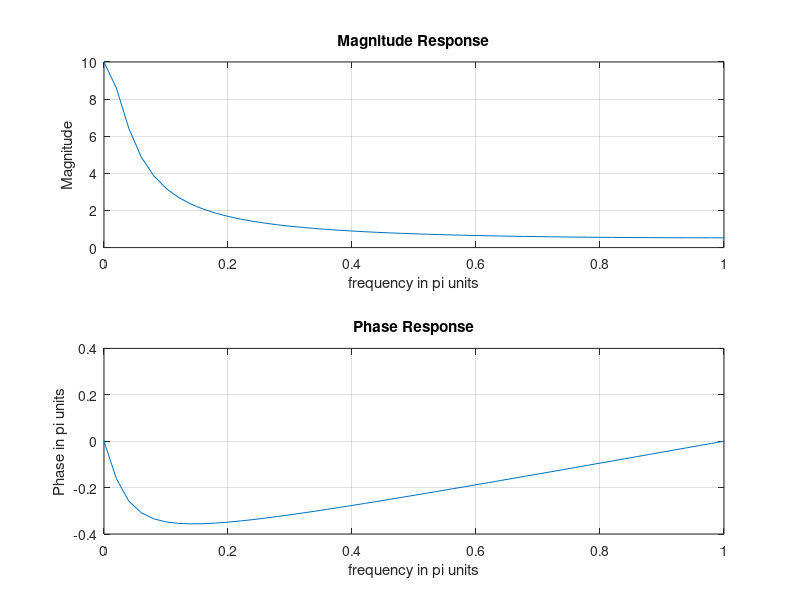
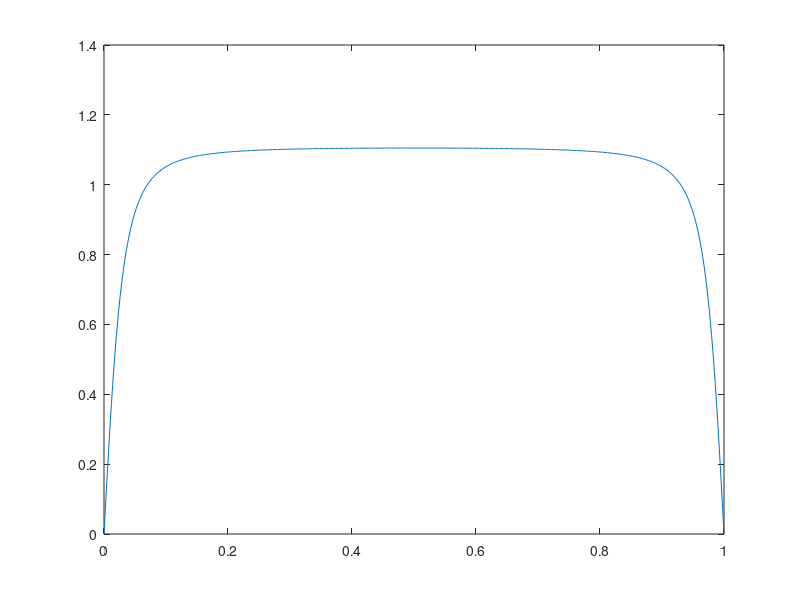
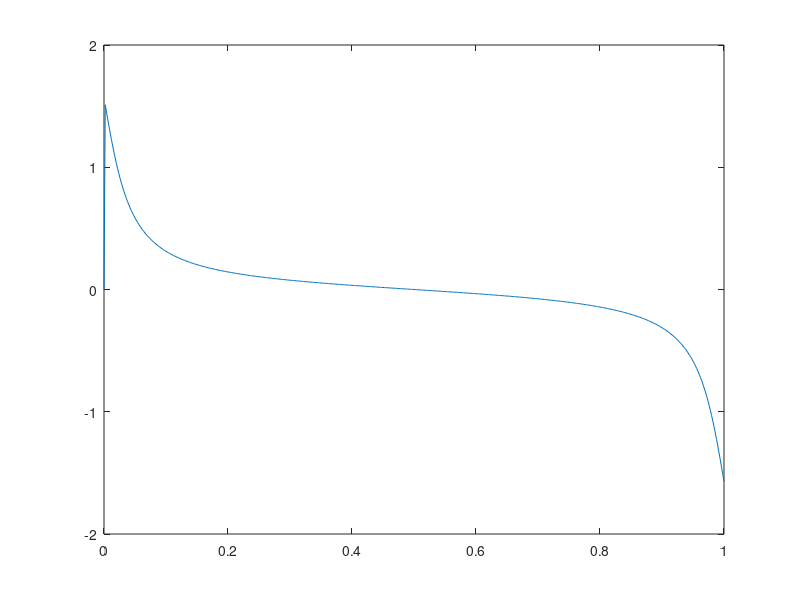

MATLAB code for these plots, in order:
%% ex. 4.9
% Compute the inverse z-transform of the following function
%                    
%  X(z) =  ___________1_____________   |z| > 0.9
%          (1-0.9z^-1)^2 (1+0.9z^-1)

% 1). find polynomial coeficients

b = 1;
a = poly([0.9,0.9,-0.9]);  % poly returns the coefficients of the polynomial given the roots

% 2). Find poles, residues, and direct terms (direct terms are a result of
%     partial fraction decomp when the order of the numerator exceeds or is
%     equal to the order of the denominator

[R,p,C] = residuez(b,a)

% now we have 
%                X(z) = ___0.25___ + ___0.25____ + ______0.5____
%                       (1+0.9z^-1)  (1-0.9z^-1)   (1-0.9z^-1)^2
%
% two repeated poles of 0.9 result in first and second order denominators

% ANSWER: analytically, the inverse z-transform is
%         x[n] = 0.25(-0.9)^n*u[n] + 0.75(0.9)^n*u[n] + 0.5*n*(0.9)^n*u[n]


%% Ex. 4.11
figure;

% b and a must be same length
b = [1 0]; 
a = [1 -0.9];

zplane(b,a);  % note input arguments for zplane are ROW VECTORS

[H w] = freqz(b,a,100,'whole'); % in matlab, the second half (bottom part) of unit circle starts at pi, so without "whole," w only runs to 0.99*pi
magH = abs(H); 
phaH = angle(H);
subplot(2,1,1); plot(w/pi,magH); grid on; xlabel('frequency in pi units'); ylabel('Magnitude'); title('Magnitude Response'); axis([0 1 0 10]);
subplot(2,1,2); plot(w/pi,phaH/pi); grid on; xlabel('frequency in pi units'); ylabel('Phase in pi units'); title('Phase Response'); axis([0 1 -.4 .4]);

%% Ex. 4.13
figure;

b = [1 0 -1];
a = [1 0 -0.81];
[R p C] = residuez(b,a)

k = 0:500;
w = k*pi/500;
H = freqz(b,a,w);
plot(w/pi,abs(H));
figure; plot(w/pi,angle(H));
